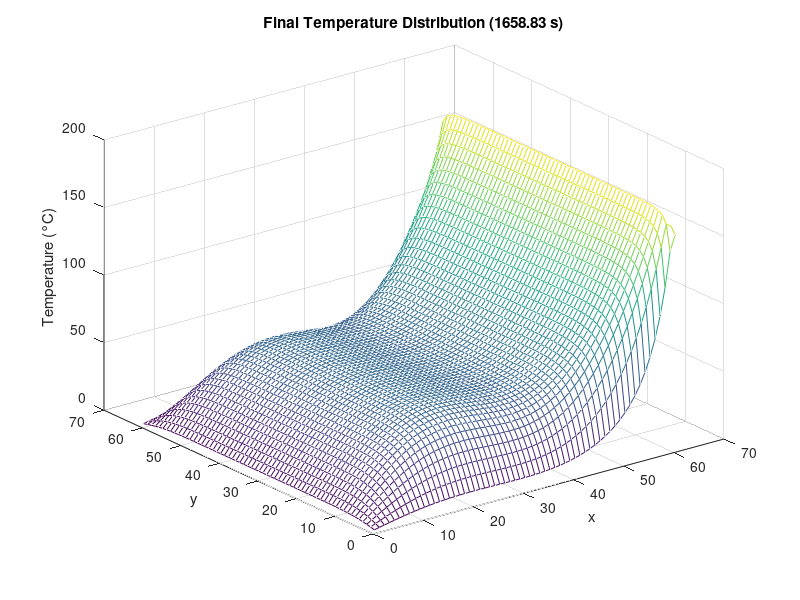
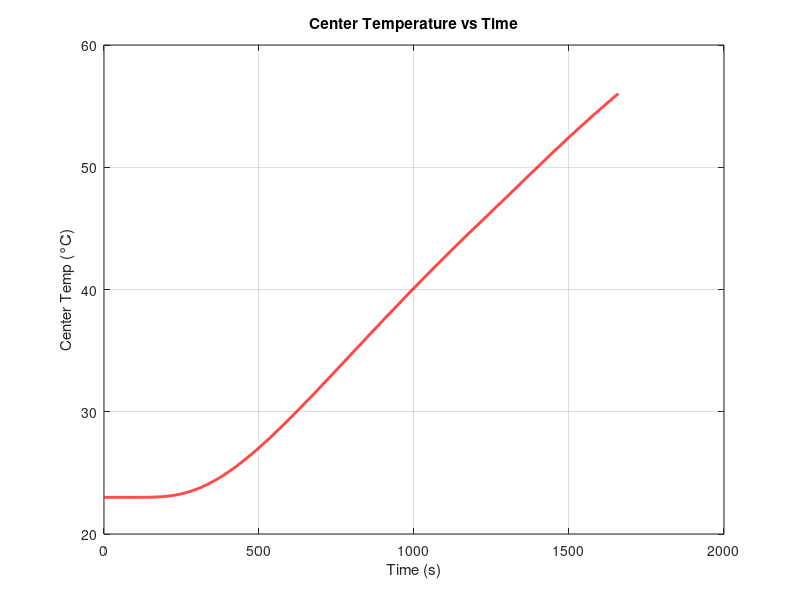
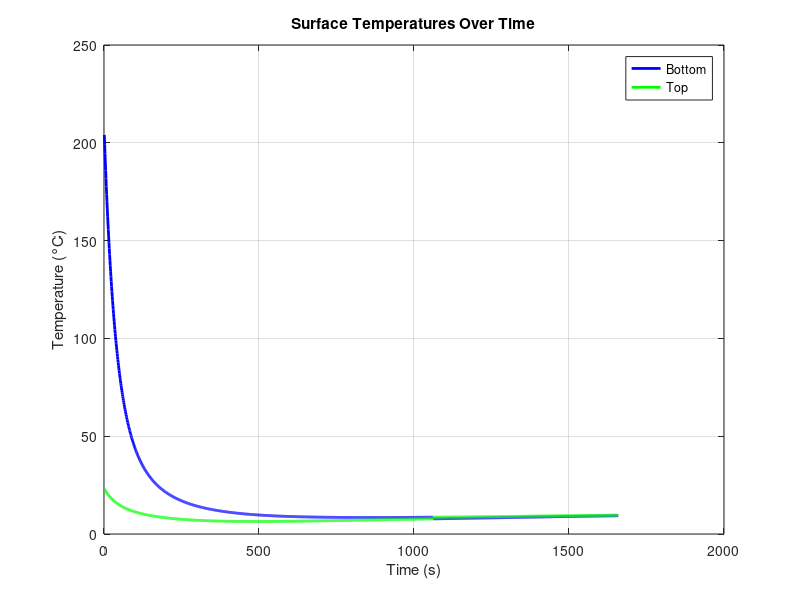

These charts were generated, in order, by the following MATLAB code:
clear; 
clc;

% Parameters
a = 1.35e-7;                % Thermal diffusivity
H = 5.08e-2; L = 20.32e-2;  % Steak dimensions (m)
K = 0.04;                   % Neumann boundary factor
T_initial = 23;            % Initial temperature (°C)
T_pan_bottom = 204;        % Bottom pan temperature (°C)
T_pan_top = 204;           % Top pan temperature after flip (°C)
T_final = 56;              % Desired center temperature (°C)

nx = 60; ny = 60; nt = 2000;
dx = L / nx; dy = H / ny;
dt = 0.2 * min(dx^2, dy^2) / a;

t1=tic;
% 2D Laplacian Operator using Kronecker products
N = (nx+1)*(ny+1);
Tx = spdiags(ones(nx+1,1)*[1 -2 1], [-1 0 1], nx+1, nx+1) / dx^2;
Ty = spdiags(ones(ny+1,1)*[1 -2 1], [-1 0 1], ny+1, ny+1) / dy^2;
A  = kron(speye(ny+1), Tx) + kron(Ty, speye(nx+1));

% Crank-Nicholson matrices
I = speye(N);
Bf = I + (a*dt/2)*A;
Bb = I - (a*dt/2)*A;

% Initial condition
T = T_initial * ones(nx+1, ny+1);
T(1,:) = T_pan_bottom;

T_total = zeros(nx+1, ny+1, nt);
T_total(:,:,1) = T;

flip_step = round(nt / 2);
flipped = false;

center_x = round((nx+1)/2);
center_y = round((ny+1)/2);

% Time-stepping loop
for t = 2:nt
    T_vec = reshape(T, [], 1);

    % Apply Dirichlet BC at top/bottom
    if ~flipped
        T_vec(1:nx+1) = T_pan_bottom;
    else
        T_vec(end-nx:end) = T_pan_top;
    end

    rhs = Bf * T_vec;

    % Apply Neumann BCs (left/right)
for i = 1:ny+1
    base = (i-1)*(nx+1);
    rhs(base+1) = rhs(base+1) + a*dt*K/dx * (T(base+2) - T(base+1));
    rhs(base+nx+1) = rhs(base+nx+1) + a*dt*K/dx * (T(base+nx+1) - T(base+nx));
end

    % Apply Neumann BCs (top or bottom)
    for j = 2:nx
        if ~flipped
            top_idx = ny*(nx+1) + j;
            mid_idx = (ny-1)*(nx+1) + j;
            rhs(top_idx) = rhs(top_idx) + a*dt*K/dy * (T(mid_idx) - T(top_idx));
        else
            bot_idx = j + 1;
            next_idx = bot_idx + nx+1;
            rhs(bot_idx) = rhs(bot_idx) + a*dt*K/dy * (T(next_idx) - T(bot_idx));
        end
    end

    % Solve the system and reshape
    T = reshape(Bb \ rhs, nx+1, ny+1);

    % Flip steak
    if t == flip_step && ~flipped
        T = flipud(T);
        flipped = true;
        fprintf('Flipped at t = %.2f s (step %d)\n', t*dt, t);
    end

    T_total(:,:,t) = T;
    T_center = T(center_x, center_y);

    % Status printout
    if mod(t,100) == 0
        fprintf('Step %d: Center = %.2f°C | Bottom = %.2f°C | Top = %.2f°C | Max = %.2f°C\n', ...
            t, T_center, T(1, center_y), T(end, center_y), max(T(:)));
    end

    if T_center >= T_final
        fprintf('Reached %.1f°C at t = %.2f s (step %d)\n', T_center, t*dt, t);
        break;
    end
end

% Final temperature plot
figure;
mesh(T_total(:,:,t));
xlabel('x'); ylabel('y'); zlabel('Temperature (°C)');
title(sprintf('Final Temperature Distribution (%.2f s)', t*dt));

% Center temperature vs time
T_center_hist = squeeze(T_total(center_x, center_y, 1:t));
time = (1:t) * dt;

figure;
plot(time, T_center_hist, 'r', 'LineWidth', 2);
xlabel('Time (s)'); ylabel('Center Temp (°C)');
title('Center Temperature vs Time'); grid on;

% Bottom and top surface temperature
T_bot_hist = squeeze(T_total(1, center_y, 1:t));
T_top_hist = squeeze(T_total(end, center_y, 1:t));

figure;
plot(time, T_bot_hist, 'b', 'LineWidth', 2, 'DisplayName', 'Bottom');
hold on;
plot(time, T_top_hist, 'g', 'LineWidth', 2, 'DisplayName', 'Top');
xlabel('Time (s)'); ylabel('Temperature (°C)');
title('Surface Temperatures Over Time');
legend('show'); grid on;

t2=toc(t1);
disp(['Time needed for all the calculations is: ' num2str(t2)]);
